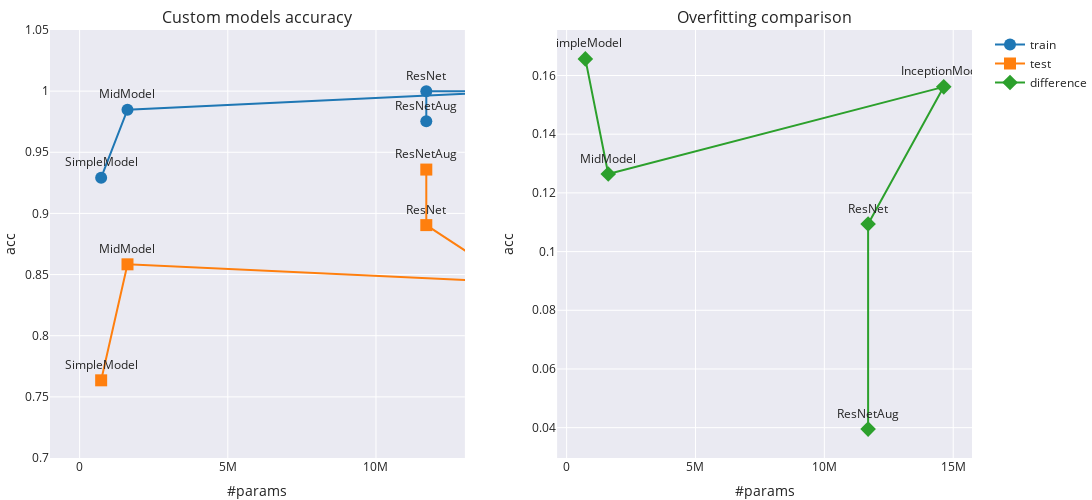

The code cell stored with this chart in its notebook:
### Code cell
fig = make_subplots(rows=1, cols=2, vertical_spacing=0,
                    subplot_titles=['Custom models accuracy', 'Overfitting comparison'])
for i, (acc, sett) in enumerate(zip(accs, ('train', 'test'))):
    fig.add_trace(
        go.Scatter(
            x=params, y=acc, mode='lines+markers+text', name=sett, text=names, textposition='top center',
            marker=dict(color=colors[i], size=12, symbol=symbols[i])
        ), row=1, col=1
    )
fig.add_trace(
    go.Scatter(
        x=params, y=np.subtract(*accs), mode='lines+markers+text', text=names, name='difference',
        textposition='top center', marker=dict(color=colors[2], size=12, symbol='diamond'), 
), row=1, col=2)
fig.update_yaxes(title_text='acc', row=1, col=2)
fig.update_xaxes(title_text='#params', row=1, col=2)
fig.update_layout(
    height=500, width=1500, template='seaborn',
    yaxis=dict(range=[0.7, 1.05], title_text='acc'), 
    xaxis=dict(range=[-1e6, 13e6], title_text='#params'),
    margin=dict(t=30, b=10, l=0, r=0), 
    )
fig.show()

### Figure 1 — Plotly figure (JSON) as saved in the notebook; plotly's stock layout.template omitted (floating-point values rounded to 4 significant figures)
{"data": [{"marker": {"color": "#1F77B4", "size": 12, "symbol": "circle"}, "mode": "lines+markers+text", "name": "train", "text": ["SimpleModel", "MidModel", "InceptionModel", "ResNet", "ResNetAug"], "textposition": "top center", "type": "scatter", "x": [726277, 1614885, 14632725, 11697525, 11697525], "xaxis": "x", "y": [0.9292, 0.9848, 0.9998, 0.9998, 0.9754], "yaxis": "y"}, {"marker": {"color": "#FF7F0E", "size": 12, "symbol": "square"}, "mode": "lines+markers+text", "name": "test", "text": ["SimpleModel", "MidModel", "InceptionModel", "ResNet", "ResNetAug"], "textposition": "top center", "type": "scatter", "x": [726277, 1614885, 14632725, 11697525, 11697525], "xaxis": "x", "y": [0.7635, 0.8584, 0.8437, 0.8904, 0.9359], "yaxis": "y"}, {"marker": {"color": "#2CA02C", "size": 12, "symbol": "diamond"}, "mode": "lines+markers+text", "name": "difference", "text": ["SimpleModel", "MidModel", "InceptionModel", "ResNet", "ResNetAug"], "textposition": "top center", "type": "scatter", "x": [726277, 1614885, 14632725, 11697525, 11697525], "xaxis": "x2", "y": [0.1657, 0.1264, 0.1561, 0.1094, 0.03951], "yaxis": "y2"}], "layout": {"annotations": [{"font": {"size": 16}, "showarrow": false, "text": "Custom models accuracy", "x": 0.225, "xanchor": "center", "xref": "paper", "y": 1, "yanchor": "bottom", "yref": "paper"}, {"font": {"size": 16}, "showarrow": false, "text": "Overfitting comparison", "x": 0.775, "xanchor": "center", "xref": "paper", "y": 1, "yanchor": "bottom", "yref": "paper"}], "height": 500, "margin": {"b": 10, "l": 0, "r": 0, "t": 30}, "width": 1500, "xaxis": {"anchor": "y", "domain": [0, 0.45], "range": [-1000000, 13000000], "title": {"text": "#params"}}, "xaxis2": {"anchor": "y2", "domain": [0.55, 1], "title": {"text": "#params"}}, "yaxis": {"anchor": "x", "domain": [0, 1], "range": [0.7, 1.05], "title": {"text": "acc"}}, "yaxis2": {"anchor": "x2", "domain": [0, 1], "title": {"text": "acc"}}}}
